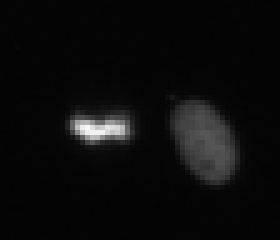
%> input picture image_data/xy_8bit__two_cells.tif, 56 x 48 px (shown 5 times larger)
$ octave --eval "src_binarize_image;"   (GNU Octave 9; MATLAB toolbox functions it lacks are replaced by stand-ins)
%> lines starting %> are read from the running program, lines starting %| are printed output that depends on the picture; in (x1, y1, x2, y2) boxes, pixels count from 0 and x2, y2 are one past the last pixel; in counts of white or black regions, pixels touching at a corner belong together; the program's own positions count from 1
function src_binarize_image()
%This function illustrates separating foreground from background using a
%fixed threshold value

threshold = 50; %example hreshold value
%Read input image
in_image = imread(['image_data' filesep 'xy_8bit__two_cells.tif']);
%> in_image is the input picture: size 48x56 uint8; min 3, max 249, mean 11.8
figure; imagesc(in_image); %display input image
%> after `imagesc(in_image)`:
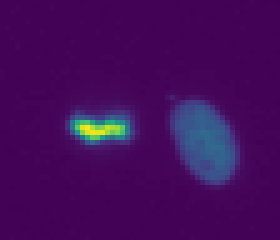
%> displayed picture: size 48x56x3, on the screen's scale of 0 to 255 (shown 5 times larger); mean R, G, B 68.3, 12, 91.3
%Binarized input image with the threshold value;
bin_image = uint8(in_image>= threshold);
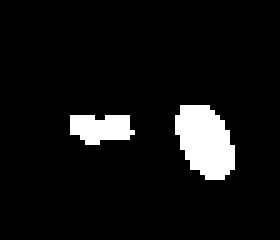
%> bin_image: size 48x56 uint8 (shown 5 times larger); values 0 (black) and 1 (white), 7.1% white; 2 white regions, box (x1, y1, x2, y2) and area: (35, 21, 47, 36) 132, (14, 23, 27, 29) 60
%> `src_binarize_image;`:
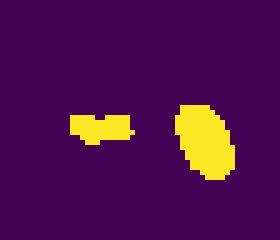
%> displayed picture: size 48x56x3, on the screen's scale of 0 to 255 (shown 5 times larger); mean R, G, B 81.2, 17.4, 80.6
figure; imagesc(bin_image) % display binary image
end

$ run again, with image_data/xy_12bit__saturated_plant.tif copied over image_data/xy_8bit__two_cells.tif
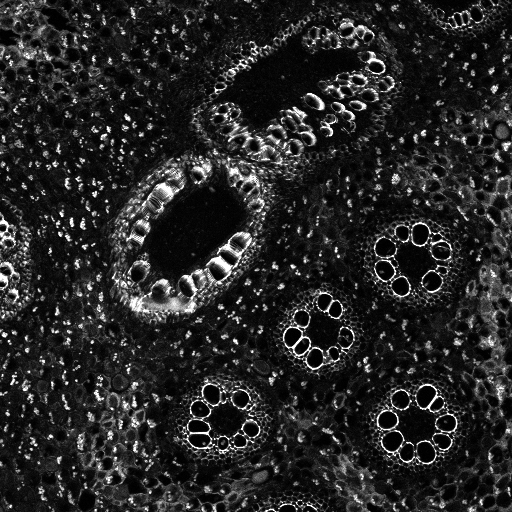
%> input picture image_data/xy_12bit__saturated_plant.tif, 512 x 512 px
%> in src_binarize_image, in_image is the input picture: size 512x512 uint16; min 9, max 4095, mean 635.4
%> in src_binarize_image, `bin_image = uint8(in_image>= threshold);`:
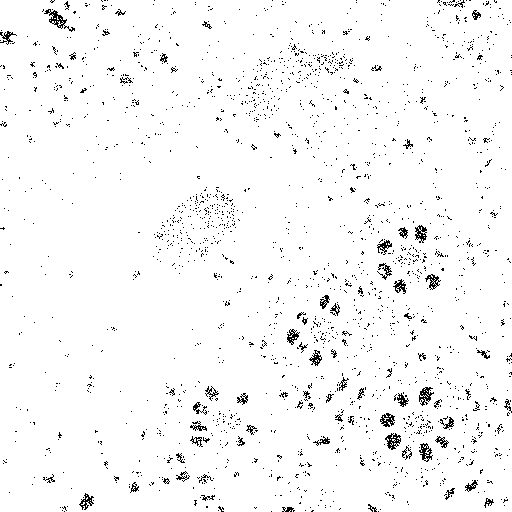
%> bin_image: size 512x512 uint8; values 0 (black) and 1 (white), 96.9% white; black in thin lines or dots
%> `src_binarize_image;`:
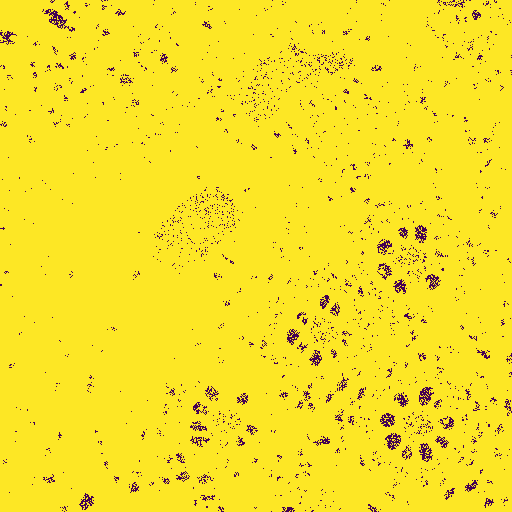
%> displayed picture: size 512x512x3, on the screen's scale of 0 to 255; mean R, G, B 247.2, 223.8, 38.5
